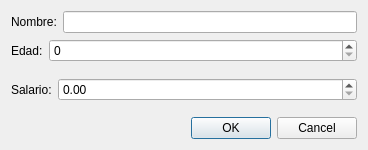
<?xml version="1.0" encoding="UTF-8"?>
<ui version="4.0">
 <class>PersonaDialog</class>
 <widget class="QDialog" name="PersonaDialog">
  <property name="geometry">
   <rect>
    <x>0</x>
    <y>0</y>
    <width>368</width>
    <height>150</height>
   </rect>
  </property>
  <property name="windowTitle">
   <string>Dialog</string>
  </property>
  <layout class="QVBoxLayout" name="verticalLayout">
   <item>
    <layout class="QHBoxLayout" name="horizontalLayout">
     <item>
      <widget class="QLabel" name="label">
       <property name="text">
        <string>Nombre:</string>
       </property>
      </widget>
     </item>
     <item>
      <widget class="QLineEdit" name="nombre"/>
     </item>
    </layout>
   </item>
   <item>
    <layout class="QFormLayout" name="formLayout">
     <item row="0" column="0">
      <widget class="QLabel" name="label_2">
       <property name="text">
        <string>Edad:</string>
       </property>
      </widget>
     </item>
     <item row="0" column="1">
      <widget class="QSpinBox" name="edad"/>
     </item>
    </layout>
   </item>
   <item>
    <layout class="QFormLayout" name="formLayout_2">
     <item row="0" column="0">
      <widget class="QLabel" name="label_3">
       <property name="text">
        <string>Salario:</string>
       </property>
      </widget>
     </item>
     <item row="0" column="1">
      <widget class="QDoubleSpinBox" name="salario">
       <property name="maximum">
        <double>999999999999.000000000000000</double>
       </property>
      </widget>
     </item>
    </layout>
   </item>
   <item>
    <widget class="QDialogButtonBox" name="buttonBox">
     <property name="standardButtons">
      <set>QDialogButtonBox::Cancel|QDialogButtonBox::Ok</set>
     </property>
    </widget>
   </item>
  </layout>
 </widget>
 <resources/>
 <connections/>
</ui>
